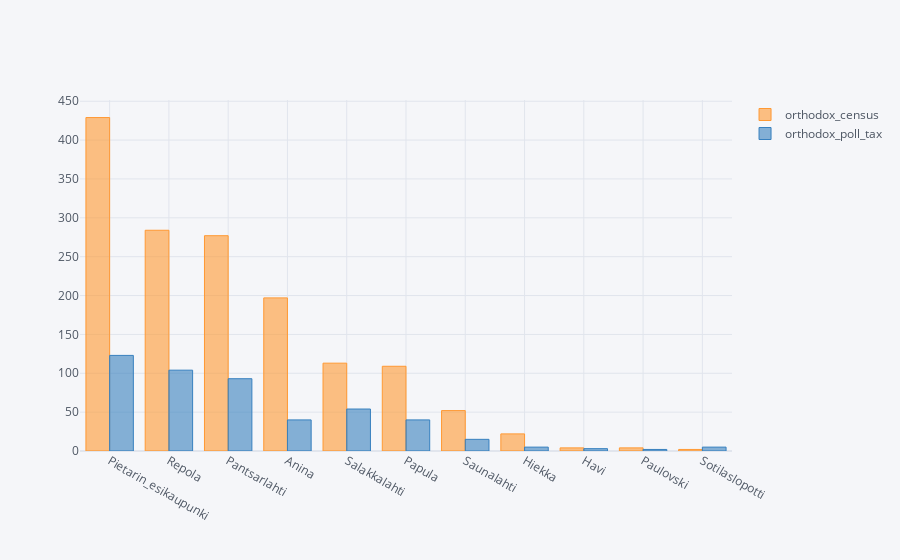

Write notebook code for a chart like this one.
### Code cell
districts[[
    'orthodox_census',
    'orthodox_poll_tax',
]].drop(index=['Valli', 'P_Annan_kruunu', 'Viipurin_esikaupunki']).sort_values(
    by='orthodox_census', ascending=False).iplot(
    # title="Ortodoksien lukumäärä eri lähteissä (pl. suuret kasarmialueet)",
    kind="bar",
)

### Figure 1 — Plotly figure (JSON) as saved in the notebook; plotly's stock layout.template omitted (floating-point values rounded to 4 significant figures)
{"data": [{"marker": {"color": "rgba(255, 153, 51, 0.6)", "line": {"color": "rgba(255, 153, 51, 1.0)", "width": 1}}, "name": "orthodox_census", "orientation": "v", "text": "", "x": ["Pietarin_esikaupunki", "Repola", "Pantsarlahti", "Anina", "Salakkalahti", "Papula", "Saunalahti", "Hiekka", "Havi", "Paulovski", "Sotilaslopotti"], "y": [429, 284, 277, 197, 113, 109, 52, 22, 4, 4, 2], "type": "bar"}, {"marker": {"color": "rgba(55, 128, 191, 0.6)", "line": {"color": "rgba(55, 128, 191, 1.0)", "width": 1}}, "name": "orthodox_poll_tax", "orientation": "v", "text": "", "x": ["Pietarin_esikaupunki", "Repola", "Pantsarlahti", "Anina", "Salakkalahti", "Papula", "Saunalahti", "Hiekka", "Havi", "Paulovski", "Sotilaslopotti"], "y": [123, 104, 93, 40, 54, 40, 15, 5, 3, 2, 5], "type": "bar"}], "layout": {"legend": {"bgcolor": "#F5F6F9", "font": {"color": "#4D5663"}}, "paper_bgcolor": "#F5F6F9", "plot_bgcolor": "#F5F6F9", "title": {"font": {"color": "#4D5663"}}, "xaxis": {"gridcolor": "#E1E5ED", "showgrid": true, "tickfont": {"color": "#4D5663"}, "title": {"font": {"color": "#4D5663"}, "text": ""}, "zerolinecolor": "#E1E5ED"}, "yaxis": {"gridcolor": "#E1E5ED", "showgrid": true, "tickfont": {"color": "#4D5663"}, "title": {"font": {"color": "#4D5663"}, "text": ""}, "zerolinecolor": "#E1E5ED"}}}
